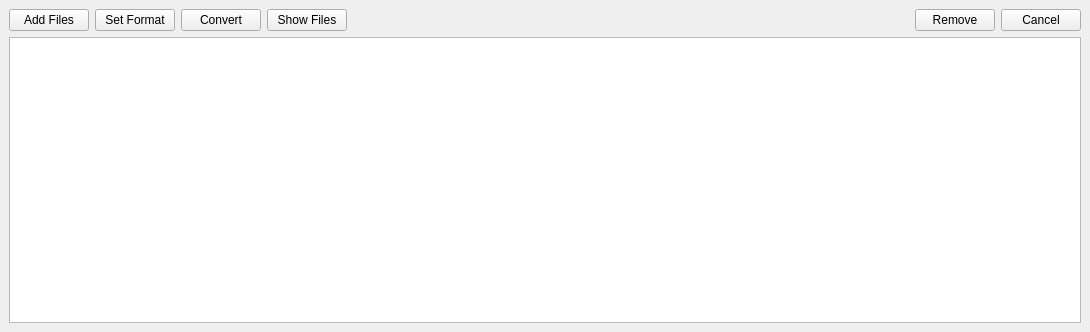
<?xml version="1.0" encoding="UTF-8"?>
<ui version="4.0">
 <class>ExportBatch</class>
 <widget class="QMainWindow" name="ExportBatch">
  <property name="geometry">
   <rect>
    <x>0</x>
    <y>0</y>
    <width>1090</width>
    <height>332</height>
   </rect>
  </property>
  <property name="acceptDrops">
   <bool>true</bool>
  </property>
  <property name="windowTitle">
   <string>Batch</string>
  </property>
  <property name="windowIcon">
   <iconset resource="resource.qrc">
    <normaloff>:/all/icons/CAR_Logo.ico</normaloff>:/all/icons/CAR_Logo.ico</iconset>
  </property>
  <widget class="QWidget" name="centralwidget">
   <layout class="QVBoxLayout" name="verticalLayout">
    <item>
     <layout class="QHBoxLayout" name="horizontalLayout">
      <item>
       <widget class="QPushButton" name="addFilesButton">
        <property name="text">
         <string>Add Files</string>
        </property>
        <property name="shortcut">
         <string>Ctrl+O</string>
        </property>
       </widget>
      </item>
      <item>
       <widget class="QPushButton" name="setFormatButton">
        <property name="text">
         <string>Set Format</string>
        </property>
       </widget>
      </item>
      <item>
       <widget class="QPushButton" name="convertButton">
        <property name="text">
         <string>Convert</string>
        </property>
       </widget>
      </item>
      <item>
       <widget class="QPushButton" name="showFilesButton">
        <property name="text">
         <string>Show Files</string>
        </property>
       </widget>
      </item>
      <item>
       <widget class="QLabel" name="progressLabel">
        <property name="text">
         <string/>
        </property>
       </widget>
      </item>
      <item>
       <spacer name="horizontalSpacer">
        <property name="orientation">
         <enum>Qt::Horizontal</enum>
        </property>
        <property name="sizeHint" stdset="0">
         <size>
          <width>40</width>
          <height>20</height>
         </size>
        </property>
       </spacer>
      </item>
      <item>
       <widget class="QPushButton" name="removeFilesButton">
        <property name="text">
         <string>Remove</string>
        </property>
       </widget>
      </item>
      <item>
       <widget class="QPushButton" name="cancelJobsButton">
        <property name="text">
         <string>Cancel</string>
        </property>
       </widget>
      </item>
     </layout>
    </item>
    <item>
     <widget class="QTableView" name="tableView">
      <property name="alternatingRowColors">
       <bool>true</bool>
      </property>
      <attribute name="horizontalHeaderDefaultSectionSize">
       <number>300</number>
      </attribute>
     </widget>
    </item>
   </layout>
  </widget>
 </widget>
 <resources>
  <include location="resource.qrc"/>
 </resources>
 <connections/>
</ui>
